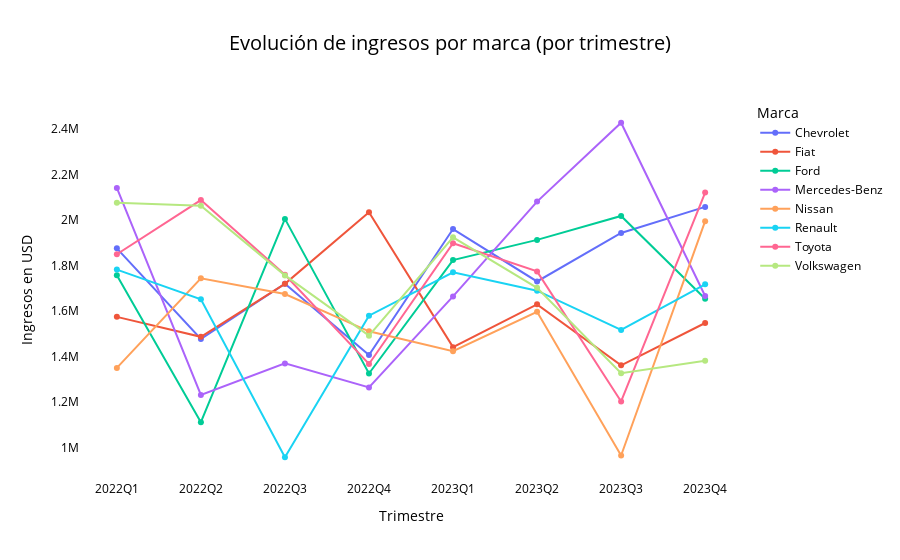

Notebook code cell kept with this figure:
### Markdown cell above
3.2.2.1. Desarrollo Grafico

### Code cell
import pandas as pd
import plotly.express as px

# Leer archivo
df = pd.read_csv('ProyectoVentaVehiculos+Milanesio.csv', delimiter=';')

# Asegurar que Fecha_Venta sea datetime
df["Fecha_Venta"] = pd.to_datetime(df["Fecha_Venta"], dayfirst=True)

# Convertir Precio_USD a float (reemplazar coma por punto)
df["Precio_USD"] = df["Precio_USD"].str.replace(",", ".").astype(float)

# Crear columna de trimestre
df["Trimestre"] = df["Fecha_Venta"].dt.to_period("Q").astype(str)

# Agrupar ingresos por Marca y Trimestre
df_ingresos = (
    df.groupby(["Trimestre", "Marca"])["Precio_USD"]
    .sum()
    .reset_index()
    .rename(columns={"Precio_USD": "Ingresos"})
)

# Crear gráfico de líneas
fig = px.line(
    df_ingresos,
    x="Trimestre",
    y="Ingresos",
    color="Marca",
    title="Evolución de ingresos por marca (por trimestre)",
    markers=True
)

# Ajustes visuales
fig.update_layout(
    title_font_size=20,
    title_x=0.5,
    xaxis_title="Trimestre",
    yaxis_title="Ingresos en USD",
    plot_bgcolor="white",
    paper_bgcolor="white",
    font_color="black",
)

fig.show()

### Figure 1 — Plotly figure (JSON) as saved in the notebook; plotly's stock layout.template omitted (floating-point values rounded to 4 significant figures)
{"data": [{"hovertemplate": "Marca=Chevrolet<br>Trimestre=%{x}<br>Ingresos=%{y}<extra></extra>", "legendgroup": "Chevrolet", "line": {"color": "#636efa", "dash": "solid"}, "marker": {"symbol": "circle"}, "mode": "lines+markers", "name": "Chevrolet", "orientation": "v", "showlegend": true, "type": "scatter", "x": ["2022Q1", "2022Q2", "2022Q3", "2022Q4", "2023Q1", "2023Q2", "2023Q3", "2023Q4"], "xaxis": "x", "y": [1876000.0, 1478000.0, 1720000.0, 1407000.0, 1960000.0, 1730000.0, 1943000.0, 2058000.0], "yaxis": "y"}, {"hovertemplate": "Marca=Fiat<br>Trimestre=%{x}<br>Ingresos=%{y}<extra></extra>", "legendgroup": "Fiat", "line": {"color": "#EF553B", "dash": "solid"}, "marker": {"symbol": "circle"}, "mode": "lines+markers", "name": "Fiat", "orientation": "v", "showlegend": true, "type": "scatter", "x": ["2022Q1", "2022Q2", "2022Q3", "2022Q4", "2023Q1", "2023Q2", "2023Q3", "2023Q4"], "xaxis": "x", "y": [1575000.0, 1487000.0, 1720000.0, 2034000.0, 1442000.0, 1630000.0, 1362000.0, 1548000.0], "yaxis": "y"}, {"hovertemplate": "Marca=Ford<br>Trimestre=%{x}<br>Ingresos=%{y}<extra></extra>", "legendgroup": "Ford", "line": {"color": "#00cc96", "dash": "solid"}, "marker": {"symbol": "circle"}, "mode": "lines+markers", "name": "Ford", "orientation": "v", "showlegend": true, "type": "scatter", "x": ["2022Q1", "2022Q2", "2022Q3", "2022Q4", "2023Q1", "2023Q2", "2023Q3", "2023Q4"], "xaxis": "x", "y": [1758000.0, 1113000.0, 2005000.0, 1326000.0, 1824000.0, 1913000.0, 2018000.0, 1654000.0], "yaxis": "y"}, {"hovertemplate": "Marca=Mercedes-Benz<br>Trimestre=%{x}<br>Ingresos=%{y}<extra></extra>", "legendgroup": "Mercedes-Benz", "line": {"color": "#ab63fa", "dash": "solid"}, "marker": {"symbol": "circle"}, "mode": "lines+markers", "name": "Mercedes-Benz", "orientation": "v", "showlegend": true, "type": "scatter", "x": ["2022Q1", "2022Q2", "2022Q3", "2022Q4", "2023Q1", "2023Q2", "2023Q3", "2023Q4"], "xaxis": "x", "y": [2141000.0, 1232000.0, 1371000.0, 1265000.0, 1665000.0, 2081000.0, 2427000.0, 1666000.0], "yaxis": "y"}, {"hovertemplate": "Marca=Nissan<br>Trimestre=%{x}<br>Ingresos=%{y}<extra></extra>", "legendgroup": "Nissan", "line": {"color": "#FFA15A", "dash": "solid"}, "marker": {"symbol": "circle"}, "mode": "lines+markers", "name": "Nissan", "orientation": "v", "showlegend": true, "type": "scatter", "x": ["2022Q1", "2022Q2", "2022Q3", "2022Q4", "2023Q1", "2023Q2", "2023Q3", "2023Q4"], "xaxis": "x", "y": [1351000.0, 1744000.0, 1675000.0, 1511000.0, 1424000.0, 1597000.0, 966200.0, 1995000.0], "yaxis": "y"}, {"hovertemplate": "Marca=Renault<br>Trimestre=%{x}<br>Ingresos=%{y}<extra></extra>", "legendgroup": "Renault", "line": {"color": "#19d3f3", "dash": "solid"}, "marker": {"symbol": "circle"}, "mode": "lines+markers", "name": "Renault", "orientation": "v", "showlegend": true, "type": "scatter", "x": ["2022Q1", "2022Q2", "2022Q3", "2022Q4", "2023Q1", "2023Q2", "2023Q3", "2023Q4"], "xaxis": "x", "y": [1782000.0, 1652000.0, 958600.0, 1580000.0, 1770000.0, 1690000.0, 1517000.0, 1718000.0], "yaxis": "y"}, {"hovertemplate": "Marca=Toyota<br>Trimestre=%{x}<br>Ingresos=%{y}<extra></extra>", "legendgroup": "Toyota", "line": {"color": "#FF6692", "dash": "solid"}, "marker": {"symbol": "circle"}, "mode": "lines+markers", "name": "Toyota", "orientation": "v", "showlegend": true, "type": "scatter", "x": ["2022Q1", "2022Q2", "2022Q3", "2022Q4", "2023Q1", "2023Q2", "2023Q3", "2023Q4"], "xaxis": "x", "y": [1850000.0, 2088000.0, 1760000.0, 1368000.0, 1898000.0, 1774000.0, 1204000.0, 2121000.0], "yaxis": "y"}, {"hovertemplate": "Marca=Volkswagen<br>Trimestre=%{x}<br>Ingresos=%{y}<extra></extra>", "legendgroup": "Volkswagen", "line": {"color": "#B6E880", "dash": "solid"}, "marker": {"symbol": "circle"}, "mode": "lines+markers", "name": "Volkswagen", "orientation": "v", "showlegend": true, "type": "scatter", "x": ["2022Q1", "2022Q2", "2022Q3", "2022Q4", "2023Q1", "2023Q2", "2023Q3", "2023Q4"], "xaxis": "x", "y": [2076000.0, 2062000.0, 1757000.0, 1493000.0, 1924000.0, 1702000.0, 1328000.0, 1383000.0], "yaxis": "y"}], "layout": {"font": {"color": "black"}, "legend": {"title": {"text": "Marca"}, "tracegroupgap": 0}, "paper_bgcolor": "white", "plot_bgcolor": "white", "title": {"font": {"size": 20}, "text": "Evolución de ingresos por marca (por trimestre)", "x": 0.5}, "xaxis": {"anchor": "y", "domain": [0, 1], "title": {"text": "Trimestre"}}, "yaxis": {"anchor": "x", "domain": [0, 1], "title": {"text": "Ingresos en USD"}}}}
